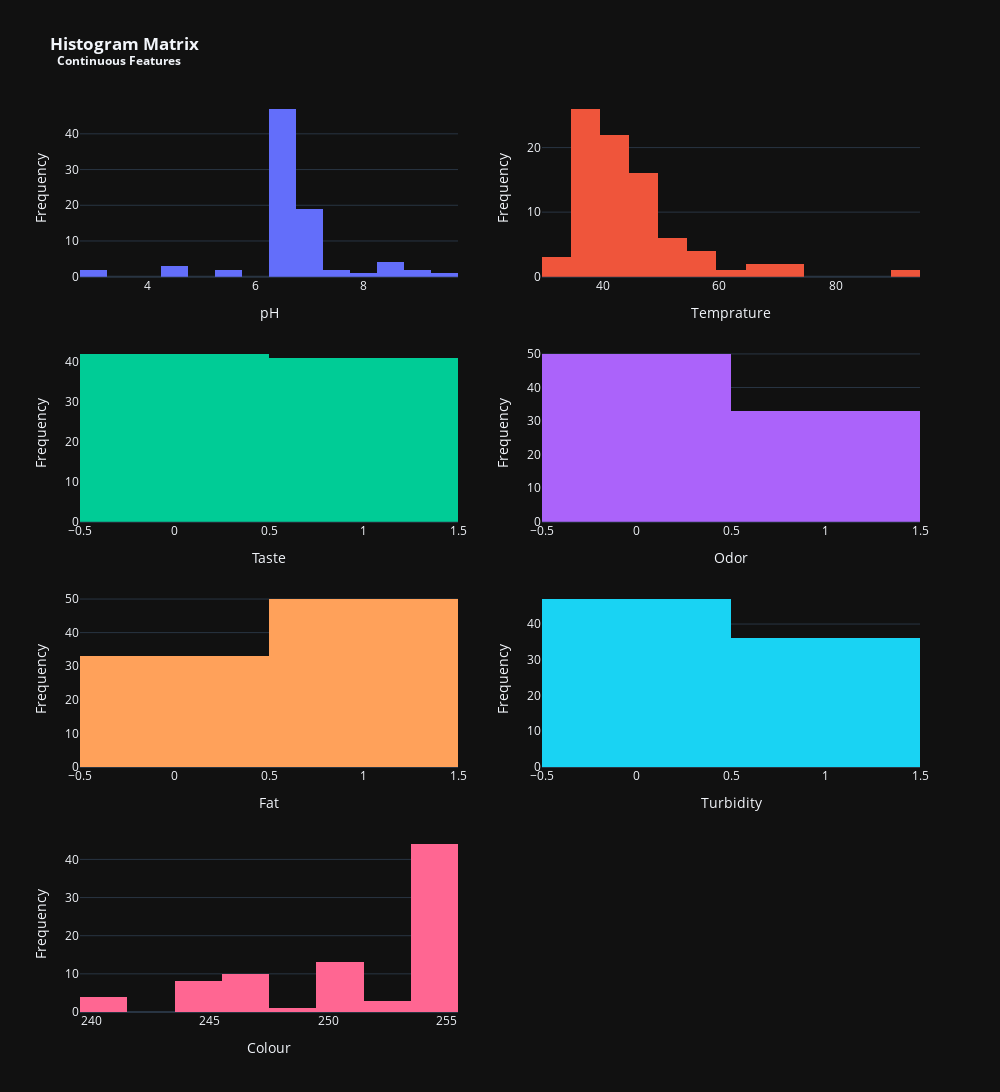

Notebook code cell kept with this figure:
### Code cell
fig=plot_continuos_histogram_matrix(data_dropped,2)
fig.show()
pio.write_image(fig, 
                '../reports/histogram_matrix.png',
                scale=1)

### Figure 1 — Plotly figure (JSON) as saved in the notebook; plotly's stock layout.template omitted (floating-point values rounded to 4 significant figures)
{"data": [{"name": "pH", "type": "histogram", "x": [6.6, 6.6, 8.5, 9.5, 6.6, 6.6, 5.5, 4.5, 8.1, 6.7, 6.7, 5.6, 8.6, 7.4, 6.8, 6.5, 4.7, 3, 9, 6.8, 6.6, 6.5, 4.5, 6.6, 6.8, 6.5, 8.5, 6.6, 6.5, 6.6, 6.4, 6.5, 6.8, 6.7, 6.7, 8.6, 7.4, 6.8, 6.5, 6.8, 3, 9, 6.8, 6.6, 6.5, 6.6, 6.8, 6.5, 6.8, 6.5, 6.7, 6.8, 6.8, 6.5, 6.8, 6.8, 6.8, 6.8, 6.6, 6.6, 6.6, 6.8, 6.6, 6.6, 6.6, 6.5, 6.6, 6.5, 6.8, 6.8, 6.5, 6.6, 6.6, 6.5, 6.6, 6.6, 6.6, 6.5, 6.6, 6.6, 6.8, 6.5, 6.6], "xaxis": "x", "yaxis": "y"}, {"name": "Temprature", "type": "histogram", "x": [35, 36, 70, 34, 37, 37, 45, 60, 66, 45, 45, 50, 55, 90, 45, 38, 38, 40, 43, 40, 45, 36, 38, 45, 35, 36, 70, 34, 37, 37, 45, 40, 42, 41, 50, 55, 65, 41, 38, 38, 40, 43, 40, 45, 36, 38, 45, 37, 45, 38, 38, 45, 45, 35, 36, 34, 45, 41, 50, 50, 35, 50, 43, 38, 38, 55, 45, 40, 43, 55, 50, 40, 40, 37, 40, 40, 43, 40, 38, 45, 41, 45, 43], "xaxis": "x2", "yaxis": "y2"}, {"name": "Taste", "type": "histogram", "x": [1, 0, 1, 1, 0, 1, 1, 0, 1, 1, 1, 0, 0, 1, 0, 1, 1, 1, 1, 1, 0, 0, 0, 1, 1, 0, 0, 0, 0, 1, 0, 0, 1, 1, 1, 0, 0, 0, 1, 0, 1, 1, 1, 0, 0, 0, 1, 0, 0, 1, 1, 0, 1, 1, 0, 0, 0, 0, 0, 0, 0, 0, 1, 1, 0, 1, 0, 1, 1, 0, 1, 1, 0, 0, 1, 1, 0, 0, 0, 1, 1, 1, 0], "xaxis": "x3", "yaxis": "y3"}, {"name": "Odor", "type": "histogram", "x": [0, 1, 1, 1, 0, 1, 0, 1, 0, 1, 1, 1, 1, 0, 1, 0, 0, 1, 0, 0, 1, 0, 1, 1, 0, 1, 0, 0, 0, 0, 1, 1, 1, 0, 1, 1, 0, 0, 1, 0, 0, 1, 1, 0, 0, 0, 1, 0, 0, 0, 0, 0, 1, 0, 1, 0, 1, 0, 0, 0, 1, 0, 0, 0, 0, 0, 1, 0, 0, 0, 0, 0, 0, 1, 0, 1, 0, 0, 1, 0, 1, 0, 0], "xaxis": "x4", "yaxis": "y4"}, {"name": "Fat ", "type": "histogram", "x": [1, 0, 1, 0, 0, 1, 1, 1, 1, 0, 1, 1, 1, 1, 1, 0, 1, 1, 1, 1, 1, 1, 1, 1, 1, 1, 0, 0, 0, 1, 0, 0, 1, 0, 1, 0, 0, 0, 1, 0, 0, 1, 1, 0, 0, 0, 1, 0, 1, 1, 1, 0, 1, 1, 1, 0, 0, 1, 0, 0, 1, 1, 1, 1, 1, 1, 0, 0, 1, 0, 1, 1, 0, 1, 0, 1, 1, 1, 1, 0, 1, 0, 0], "xaxis": "x5", "yaxis": "y5"}, {"name": "Turbidity", "type": "histogram", "x": [0, 1, 1, 1, 0, 1, 1, 1, 1, 0, 0, 1, 1, 1, 1, 0, 0, 1, 1, 0, 1, 0, 1, 1, 0, 0, 0, 1, 0, 0, 0, 1, 1, 0, 0, 0, 0, 0, 1, 0, 0, 1, 1, 1, 0, 0, 0, 0, 0, 0, 0, 1, 1, 0, 0, 1, 0, 0, 1, 0, 1, 0, 1, 0, 0, 0, 0, 0, 0, 1, 0, 1, 0, 1, 0, 1, 0, 0, 1, 1, 0, 0, 1], "xaxis": "x6", "yaxis": "y6"}, {"name": "Colour", "type": "histogram", "x": [254, 253, 246, 255, 255, 255, 250, 250, 255, 247, 245, 255, 255, 255, 255, 255, 255, 255, 250, 245, 250, 255, 255, 245, 246, 253, 246, 240, 245, 255, 240, 250, 255, 247, 245, 255, 255, 255, 255, 255, 255, 248, 255, 250, 247, 255, 245, 255, 255, 255, 255, 255, 245, 246, 253, 240, 240, 255, 250, 255, 255, 255, 250, 255, 255, 246, 255, 250, 250, 255, 246, 255, 255, 245, 255, 255, 250, 250, 255, 255, 255, 246, 250], "xaxis": "x7", "yaxis": "y7"}], "layout": {"height": 1400, "margin": {"l": 80, "t": 100}, "showlegend": false, "title": {"text": "<b>Histogram Matrix<br> <sup> Continuous Features</sup></b>"}, "width": 1000, "xaxis": {"anchor": "y", "domain": [0, 0.45], "title": {"text": "pH"}}, "xaxis2": {"anchor": "y2", "domain": [0.55, 1], "title": {"text": "Temprature"}}, "xaxis3": {"anchor": "y3", "domain": [0, 0.45], "title": {"text": "Taste"}}, "xaxis4": {"anchor": "y4", "domain": [0.55, 1], "title": {"text": "Odor"}}, "xaxis5": {"anchor": "y5", "domain": [0, 0.45], "title": {"text": "Fat "}}, "xaxis6": {"anchor": "y6", "domain": [0.55, 1], "title": {"text": "Turbidity"}}, "xaxis7": {"anchor": "y7", "domain": [0, 0.45], "title": {"text": "Colour"}}, "xaxis8": {"anchor": "y8", "domain": [0.55, 1]}, "yaxis": {"anchor": "x", "domain": [0.8063, 1], "title": {"text": "Frequency"}}, "yaxis2": {"anchor": "x2", "domain": [0.8063, 1], "title": {"text": "Frequency"}}, "yaxis3": {"anchor": "x3", "domain": [0.5375, 0.7312], "title": {"text": "Frequency"}}, "yaxis4": {"anchor": "x4", "domain": [0.5375, 0.7312], "title": {"text": "Frequency"}}, "yaxis5": {"anchor": "x5", "domain": [0.2687, 0.4625], "title": {"text": "Frequency"}}, "yaxis6": {"anchor": "x6", "domain": [0.2687, 0.4625], "title": {"text": "Frequency"}}, "yaxis7": {"anchor": "x7", "domain": [0, 0.1938], "title": {"text": "Frequency"}}, "yaxis8": {"anchor": "x8", "domain": [0, 0.1938]}}}
